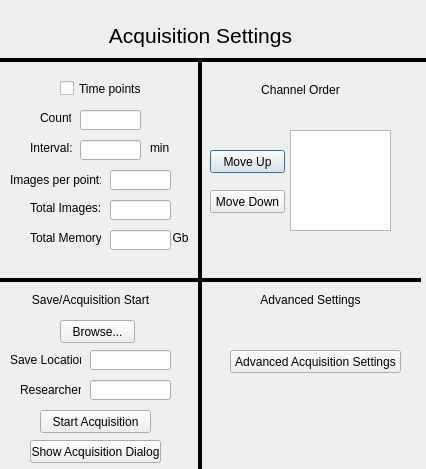
<?xml version="1.0" encoding="UTF-8"?>
<ui version="4.0">
 <class>AcquisitionSettingsDialog</class>
 <widget class="QDialog" name="AcquisitionSettingsDialog">
  <property name="geometry">
   <rect>
    <x>0</x>
    <y>0</y>
    <width>426</width>
    <height>469</height>
   </rect>
  </property>
  <property name="windowTitle">
   <string>Acquisition Settings</string>
  </property>
  <widget class="QCheckBox" name="time_points_check_box">
   <property name="geometry">
    <rect>
     <x>60</x>
     <y>80</y>
     <width>81</width>
     <height>17</height>
    </rect>
   </property>
   <property name="whatsThis">
    <string>&lt;html&gt;&lt;head/&gt;&lt;body&gt;&lt;p&gt;Enables time points (time series). If unchecked, acquistion script will only be performed once. If checked, the acquisition script will be repeated Count number of times with an interval of Interval minutes between them.&lt;/p&gt;&lt;/body&gt;&lt;/html&gt;</string>
   </property>
   <property name="text">
    <string>Time points</string>
   </property>
  </widget>
  <widget class="QLineEdit" name="num_time_points_line_edit">
   <property name="geometry">
    <rect>
     <x>80</x>
     <y>110</y>
     <width>61</width>
     <height>20</height>
    </rect>
   </property>
   <property name="whatsThis">
    <string>&lt;html&gt;&lt;head/&gt;&lt;body&gt;&lt;p&gt;Number of time points in time series&lt;/p&gt;&lt;/body&gt;&lt;/html&gt;</string>
   </property>
  </widget>
  <widget class="QLineEdit" name="time_points_interval_line_edit">
   <property name="geometry">
    <rect>
     <x>80</x>
     <y>140</y>
     <width>61</width>
     <height>20</height>
    </rect>
   </property>
   <property name="whatsThis">
    <string>&lt;html&gt;&lt;head/&gt;&lt;body&gt;&lt;p&gt;Interval between time points in minutes&lt;/p&gt;&lt;/body&gt;&lt;/html&gt;</string>
   </property>
  </widget>
  <widget class="QPushButton" name="channel_order_move_up_button">
   <property name="geometry">
    <rect>
     <x>210</x>
     <y>150</y>
     <width>75</width>
     <height>23</height>
    </rect>
   </property>
   <property name="whatsThis">
    <string>&lt;html&gt;&lt;head/&gt;&lt;body&gt;&lt;p&gt;Moves channel up in channel order list&lt;/p&gt;&lt;/body&gt;&lt;/html&gt;</string>
   </property>
   <property name="text">
    <string>Move Up</string>
   </property>
  </widget>
  <widget class="QPushButton" name="channel_order_move_down_button">
   <property name="geometry">
    <rect>
     <x>210</x>
     <y>190</y>
     <width>75</width>
     <height>23</height>
    </rect>
   </property>
   <property name="whatsThis">
    <string>&lt;html&gt;&lt;head/&gt;&lt;body&gt;&lt;p&gt;Moves channel down in channel order list&lt;/p&gt;&lt;/body&gt;&lt;/html&gt;</string>
   </property>
   <property name="text">
    <string>Move Down</string>
   </property>
  </widget>
  <widget class="QListView" name="channel_order_list_view">
   <property name="geometry">
    <rect>
     <x>290</x>
     <y>130</y>
     <width>101</width>
     <height>101</height>
    </rect>
   </property>
   <property name="whatsThis">
    <string>&lt;html&gt;&lt;head/&gt;&lt;body&gt;&lt;p&gt;Order of channels in Z-stack, Snap, and Video acquisitions from top to bottom&lt;/p&gt;&lt;/body&gt;&lt;/html&gt;</string>
   </property>
  </widget>
  <widget class="QLabel" name="channel_order_label">
   <property name="geometry">
    <rect>
     <x>250</x>
     <y>80</y>
     <width>101</width>
     <height>20</height>
    </rect>
   </property>
   <property name="text">
    <string>Channel Order</string>
   </property>
   <property name="alignment">
    <set>Qt::AlignCenter</set>
   </property>
  </widget>
  <widget class="QLabel" name="count_label">
   <property name="geometry">
    <rect>
     <x>40</x>
     <y>110</y>
     <width>31</width>
     <height>16</height>
    </rect>
   </property>
   <property name="text">
    <string>Count:</string>
   </property>
  </widget>
  <widget class="QLabel" name="interval_label">
   <property name="geometry">
    <rect>
     <x>30</x>
     <y>140</y>
     <width>51</width>
     <height>16</height>
    </rect>
   </property>
   <property name="text">
    <string>Interval:</string>
   </property>
  </widget>
  <widget class="QPushButton" name="browse_button">
   <property name="geometry">
    <rect>
     <x>60</x>
     <y>320</y>
     <width>75</width>
     <height>23</height>
    </rect>
   </property>
   <property name="whatsThis">
    <string>&lt;html&gt;&lt;head/&gt;&lt;body&gt;&lt;p&gt;Browse and choose directory for acquisition to be saved&lt;/p&gt;&lt;/body&gt;&lt;/html&gt;</string>
   </property>
   <property name="text">
    <string>Browse...</string>
   </property>
  </widget>
  <widget class="QLineEdit" name="save_path_line_edit">
   <property name="geometry">
    <rect>
     <x>90</x>
     <y>350</y>
     <width>81</width>
     <height>20</height>
    </rect>
   </property>
   <property name="whatsThis">
    <string>&lt;html&gt;&lt;head/&gt;&lt;body&gt;&lt;p&gt;Save location of acquisition&lt;/p&gt;&lt;/body&gt;&lt;/html&gt;</string>
   </property>
  </widget>
  <widget class="QLabel" name="save_label">
   <property name="geometry">
    <rect>
     <x>10</x>
     <y>350</y>
     <width>71</width>
     <height>20</height>
    </rect>
   </property>
   <property name="text">
    <string>Save Location:</string>
   </property>
  </widget>
  <widget class="QPushButton" name="start_acquisition_button">
   <property name="geometry">
    <rect>
     <x>40</x>
     <y>410</y>
     <width>111</width>
     <height>23</height>
    </rect>
   </property>
   <property name="whatsThis">
    <string>&lt;html&gt;&lt;head/&gt;&lt;body&gt;&lt;p&gt;Starts acquisition from settings set here and the region setup dialog. Also brings up the Acquisition Dialog which will provide updates during the acquisition and has an option to abort the acquisition.&lt;/p&gt;&lt;/body&gt;&lt;/html&gt;</string>
   </property>
   <property name="text">
    <string>Start Acquisition</string>
   </property>
  </widget>
  <widget class="QLabel" name="total_images_label">
   <property name="geometry">
    <rect>
     <x>30</x>
     <y>200</y>
     <width>71</width>
     <height>16</height>
    </rect>
   </property>
   <property name="text">
    <string>Total Images:</string>
   </property>
  </widget>
  <widget class="QLineEdit" name="total_images_line_edit">
   <property name="geometry">
    <rect>
     <x>110</x>
     <y>200</y>
     <width>61</width>
     <height>20</height>
    </rect>
   </property>
   <property name="whatsThis">
    <string>&lt;html&gt;&lt;head/&gt;&lt;body&gt;&lt;p&gt;Total number of images taken during the entire acquisition&lt;/p&gt;&lt;/body&gt;&lt;/html&gt;</string>
   </property>
  </widget>
  <widget class="QLabel" name="memory_label">
   <property name="geometry">
    <rect>
     <x>30</x>
     <y>230</y>
     <width>71</width>
     <height>16</height>
    </rect>
   </property>
   <property name="text">
    <string>Total Memory:</string>
   </property>
  </widget>
  <widget class="QLineEdit" name="memory_line_edit">
   <property name="geometry">
    <rect>
     <x>110</x>
     <y>230</y>
     <width>61</width>
     <height>20</height>
    </rect>
   </property>
   <property name="whatsThis">
    <string>&lt;html&gt;&lt;head/&gt;&lt;body&gt;&lt;p&gt;Total amount of data taken during the entire acquisition&lt;/p&gt;&lt;/body&gt;&lt;/html&gt;</string>
   </property>
  </widget>
  <widget class="QLabel" name="num_images_per_label">
   <property name="geometry">
    <rect>
     <x>10</x>
     <y>170</y>
     <width>91</width>
     <height>20</height>
    </rect>
   </property>
   <property name="text">
    <string>Images per point:</string>
   </property>
  </widget>
  <widget class="QLineEdit" name="num_images_per_line_edit">
   <property name="geometry">
    <rect>
     <x>110</x>
     <y>170</y>
     <width>61</width>
     <height>20</height>
    </rect>
   </property>
   <property name="whatsThis">
    <string>&lt;html&gt;&lt;head/&gt;&lt;body&gt;&lt;p&gt;Number of images  per time point&lt;/p&gt;&lt;/body&gt;&lt;/html&gt;</string>
   </property>
  </widget>
  <widget class="Line" name="line_2">
   <property name="geometry">
    <rect>
     <x>190</x>
     <y>60</y>
     <width>20</width>
     <height>491</height>
    </rect>
   </property>
   <property name="frameShadow">
    <enum>QFrame::Plain</enum>
   </property>
   <property name="lineWidth">
    <number>4</number>
   </property>
   <property name="orientation">
    <enum>Qt::Vertical</enum>
   </property>
  </widget>
  <widget class="QLabel" name="acq_settings_label">
   <property name="geometry">
    <rect>
     <x>80</x>
     <y>20</y>
     <width>241</width>
     <height>31</height>
    </rect>
   </property>
   <property name="font">
    <font>
     <pointsize>16</pointsize>
    </font>
   </property>
   <property name="text">
    <string>Acquisition Settings</string>
   </property>
   <property name="alignment">
    <set>Qt::AlignCenter</set>
   </property>
  </widget>
  <widget class="Line" name="line_4">
   <property name="geometry">
    <rect>
     <x>-60</x>
     <y>50</y>
     <width>531</width>
     <height>20</height>
    </rect>
   </property>
   <property name="font">
    <font>
     <pointsize>8</pointsize>
    </font>
   </property>
   <property name="frameShadow">
    <enum>QFrame::Plain</enum>
   </property>
   <property name="lineWidth">
    <number>4</number>
   </property>
   <property name="orientation">
    <enum>Qt::Horizontal</enum>
   </property>
  </widget>
  <widget class="QLabel" name="memory_unit_label">
   <property name="geometry">
    <rect>
     <x>170</x>
     <y>230</y>
     <width>21</width>
     <height>16</height>
    </rect>
   </property>
   <property name="text">
    <string>Gb</string>
   </property>
   <property name="alignment">
    <set>Qt::AlignCenter</set>
   </property>
  </widget>
  <widget class="QLineEdit" name="researcher_line_edit">
   <property name="geometry">
    <rect>
     <x>90</x>
     <y>380</y>
     <width>81</width>
     <height>20</height>
    </rect>
   </property>
   <property name="whatsThis">
    <string>&lt;html&gt;&lt;head/&gt;&lt;body&gt;&lt;p&gt;Name of researcher&lt;/p&gt;&lt;/body&gt;&lt;/html&gt;</string>
   </property>
  </widget>
  <widget class="QLabel" name="researcher_label">
   <property name="geometry">
    <rect>
     <x>20</x>
     <y>380</y>
     <width>61</width>
     <height>20</height>
    </rect>
   </property>
   <property name="text">
    <string>Researcher:</string>
   </property>
  </widget>
  <widget class="QLabel" name="save_acquisition_label">
   <property name="geometry">
    <rect>
     <x>20</x>
     <y>290</y>
     <width>141</width>
     <height>20</height>
    </rect>
   </property>
   <property name="text">
    <string>Save/Acquisition Start</string>
   </property>
   <property name="alignment">
    <set>Qt::AlignCenter</set>
   </property>
  </widget>
  <widget class="QLabel" name="interval_label_2">
   <property name="geometry">
    <rect>
     <x>150</x>
     <y>140</y>
     <width>31</width>
     <height>16</height>
    </rect>
   </property>
   <property name="text">
    <string>min</string>
   </property>
  </widget>
  <widget class="QPushButton" name="show_acquisition_dialog_button">
   <property name="geometry">
    <rect>
     <x>30</x>
     <y>440</y>
     <width>131</width>
     <height>23</height>
    </rect>
   </property>
   <property name="whatsThis">
    <string>&lt;html&gt;&lt;head/&gt;&lt;body&gt;&lt;p&gt;Starts acquisition from settings set here and the region setup dialog. Also brings up the Acquisition Dialog which will provide updates during the acquisition and has an option to abort the acquisition.&lt;/p&gt;&lt;/body&gt;&lt;/html&gt;</string>
   </property>
   <property name="text">
    <string>Show Acquisition Dialog</string>
   </property>
  </widget>
  <widget class="Line" name="line_3">
   <property name="geometry">
    <rect>
     <x>-40</x>
     <y>270</y>
     <width>461</width>
     <height>20</height>
    </rect>
   </property>
   <property name="font">
    <font>
     <pointsize>8</pointsize>
    </font>
   </property>
   <property name="frameShadow">
    <enum>QFrame::Plain</enum>
   </property>
   <property name="lineWidth">
    <number>4</number>
   </property>
   <property name="orientation">
    <enum>Qt::Horizontal</enum>
   </property>
  </widget>
  <widget class="QPushButton" name="adv_settings_button">
   <property name="geometry">
    <rect>
     <x>230</x>
     <y>350</y>
     <width>171</width>
     <height>23</height>
    </rect>
   </property>
   <property name="whatsThis">
    <string>&lt;html&gt;&lt;head/&gt;&lt;body&gt;&lt;p&gt;Moves channel down in channel order list&lt;/p&gt;&lt;/body&gt;&lt;/html&gt;</string>
   </property>
   <property name="text">
    <string>Advanced Acquisition Settings</string>
   </property>
  </widget>
  <widget class="QLabel" name="adv_settings_label">
   <property name="geometry">
    <rect>
     <x>260</x>
     <y>290</y>
     <width>101</width>
     <height>20</height>
    </rect>
   </property>
   <property name="text">
    <string>Advanced Settings</string>
   </property>
   <property name="alignment">
    <set>Qt::AlignCenter</set>
   </property>
  </widget>
 </widget>
 <resources/>
 <connections/>
</ui>
